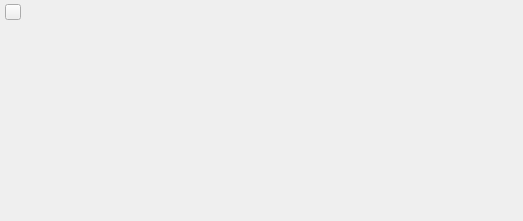
<?xml version="1.0" encoding="UTF-8"?>
<ui version="4.0">
 <class>QWindow</class>
 <widget class="QWidget" name="QWindow">
  <property name="geometry">
   <rect>
    <x>0</x>
    <y>0</y>
    <width>523</width>
    <height>221</height>
   </rect>
  </property>
  <property name="windowTitle">
   <string>MainWindow</string>
  </property>
  <layout class="QVBoxLayout" name="verticalLayout">
   <property name="spacing">
    <number>0</number>
   </property>
   <property name="leftMargin">
    <number>0</number>
   </property>
   <property name="topMargin">
    <number>1</number>
   </property>
   <property name="rightMargin">
    <number>0</number>
   </property>
   <property name="bottomMargin">
    <number>0</number>
   </property>
   <item>
    <widget class="QWidget" name="titleBar" native="true">
     <property name="minimumSize">
      <size>
       <width>0</width>
       <height>23</height>
      </size>
     </property>
     <property name="maximumSize">
      <size>
       <width>16777215</width>
       <height>23</height>
      </size>
     </property>
     <layout class="QHBoxLayout" name="horizontalLayout">
      <property name="spacing">
       <number>4</number>
      </property>
      <property name="leftMargin">
       <number>5</number>
      </property>
      <property name="topMargin">
       <number>0</number>
      </property>
      <property name="rightMargin">
       <number>1</number>
      </property>
      <property name="bottomMargin">
       <number>0</number>
      </property>
      <item>
       <widget class="QToolButton" name="tbMenu">
        <property name="minimumSize">
         <size>
          <width>16</width>
          <height>16</height>
         </size>
        </property>
        <property name="maximumSize">
         <size>
          <width>16</width>
          <height>16</height>
         </size>
        </property>
        <property name="iconSize">
         <size>
          <width>16</width>
          <height>16</height>
         </size>
        </property>
        <property name="popupMode">
         <enum>QToolButton::InstantPopup</enum>
        </property>
       </widget>
      </item>
      <item>
       <spacer name="horizontalSpacer">
        <property name="orientation">
         <enum>Qt::Horizontal</enum>
        </property>
        <property name="sizeType">
         <enum>QSizePolicy::Fixed</enum>
        </property>
        <property name="sizeHint" stdset="0">
         <size>
          <width>15</width>
          <height>1</height>
         </size>
        </property>
       </spacer>
      </item>
      <item>
       <widget class="QLabel" name="LTitle">
        <property name="minimumSize">
         <size>
          <width>100</width>
          <height>22</height>
         </size>
        </property>
        <property name="maximumSize">
         <size>
          <width>16777215</width>
          <height>22</height>
         </size>
        </property>
       </widget>
      </item>
      <item>
       <spacer name="horizontalSpacer_2">
        <property name="orientation">
         <enum>Qt::Horizontal</enum>
        </property>
        <property name="sizeType">
         <enum>QSizePolicy::Minimum</enum>
        </property>
        <property name="sizeHint" stdset="0">
         <size>
          <width>134</width>
          <height>20</height>
         </size>
        </property>
       </spacer>
      </item>
      <item>
       <widget class="QPushButton" name="pbMin">
        <property name="minimumSize">
         <size>
          <width>22</width>
          <height>22</height>
         </size>
        </property>
        <property name="maximumSize">
         <size>
          <width>22</width>
          <height>22</height>
         </size>
        </property>
        <property name="icon">
         <iconset resource="V3WinDec.qrc">
          <normaloff>:/ui/images/app_min.png</normaloff>:/ui/images/app_min.png</iconset>
        </property>
        <property name="iconSize">
         <size>
          <width>22</width>
          <height>22</height>
         </size>
        </property>
        <property name="flat">
         <bool>true</bool>
        </property>
       </widget>
      </item>
      <item>
       <widget class="QPushButton" name="pbMax">
        <property name="minimumSize">
         <size>
          <width>22</width>
          <height>22</height>
         </size>
        </property>
        <property name="maximumSize">
         <size>
          <width>22</width>
          <height>22</height>
         </size>
        </property>
        <property name="icon">
         <iconset resource="V3WinDec.qrc">
          <normaloff>:/ui/images/app_max.png</normaloff>:/ui/images/app_max.png</iconset>
        </property>
        <property name="iconSize">
         <size>
          <width>22</width>
          <height>22</height>
         </size>
        </property>
        <property name="flat">
         <bool>true</bool>
        </property>
       </widget>
      </item>
      <item>
       <widget class="QPushButton" name="pbClose">
        <property name="minimumSize">
         <size>
          <width>22</width>
          <height>22</height>
         </size>
        </property>
        <property name="maximumSize">
         <size>
          <width>22</width>
          <height>22</height>
         </size>
        </property>
        <property name="icon">
         <iconset resource="V3WinDec.qrc">
          <normaloff>:/ui/images/app_close.png</normaloff>:/ui/images/app_close.png</iconset>
        </property>
        <property name="iconSize">
         <size>
          <width>22</width>
          <height>22</height>
         </size>
        </property>
        <property name="flat">
         <bool>true</bool>
        </property>
       </widget>
      </item>
     </layout>
    </widget>
   </item>
   <item>
    <widget class="QWidget" name="centralWidget" native="true"/>
   </item>
  </layout>
  <action name="actionClose">
   <property name="text">
    <string>Close</string>
   </property>
   <property name="shortcut">
    <string>Ctrl+Q</string>
   </property>
  </action>
 </widget>
 <layoutdefault spacing="6" margin="11"/>
 <resources>
  <include location="V3WinDec.qrc"/>
 </resources>
 <connections>
  <connection>
   <sender>actionClose</sender>
   <signal>triggered()</signal>
   <receiver>QWindow</receiver>
   <slot>close()</slot>
   <hints>
    <hint type="sourcelabel">
     <x>-1</x>
     <y>-1</y>
    </hint>
    <hint type="destinationlabel">
     <x>69</x>
     <y>61</y>
    </hint>
   </hints>
  </connection>
 </connections>
</ui>
